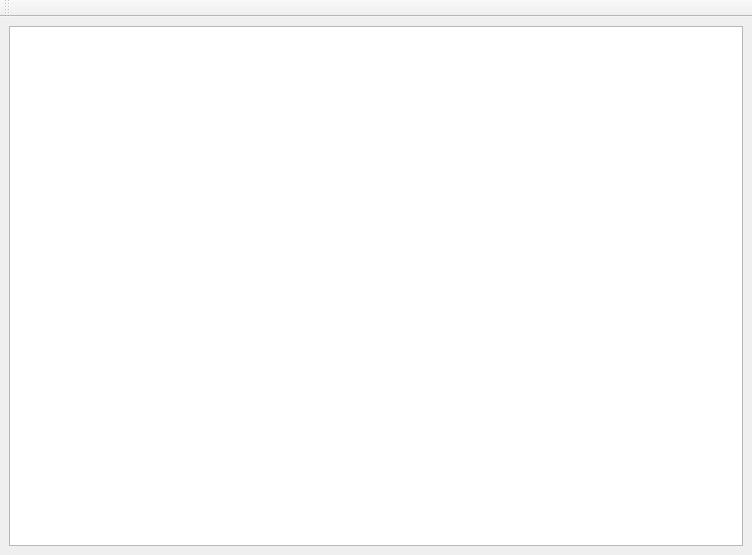
<?xml version="1.0" encoding="UTF-8"?>
<ui version="4.0">
 <class>CanvasInspectorForm</class>
 <widget class="QMainWindow" name="CanvasInspectorForm">
  <property name="geometry">
   <rect>
    <x>0</x>
    <y>0</y>
    <width>752</width>
    <height>555</height>
   </rect>
  </property>
  <property name="windowTitle">
   <string>MainWindow</string>
  </property>
  <widget class="QWidget" name="centralwidget">
   <layout class="QVBoxLayout" name="verticalLayout">
    <item>
     <widget class="QGraphicsView" name="graphicsView"/>
    </item>
   </layout>
  </widget>
  <widget class="QToolBar" name="toolBar">
   <property name="windowTitle">
    <string>toolBar</string>
   </property>
   <attribute name="toolBarArea">
    <enum>TopToolBarArea</enum>
   </attribute>
   <attribute name="toolBarBreak">
    <bool>false</bool>
   </attribute>
  </widget>
 </widget>
 <resources/>
 <connections/>
</ui>
